Frame 1 (no input): blank canvas, image omitted
Frame 60 (the mouse pressed at the canvas centre just before this capture): blank canvas, image omitted
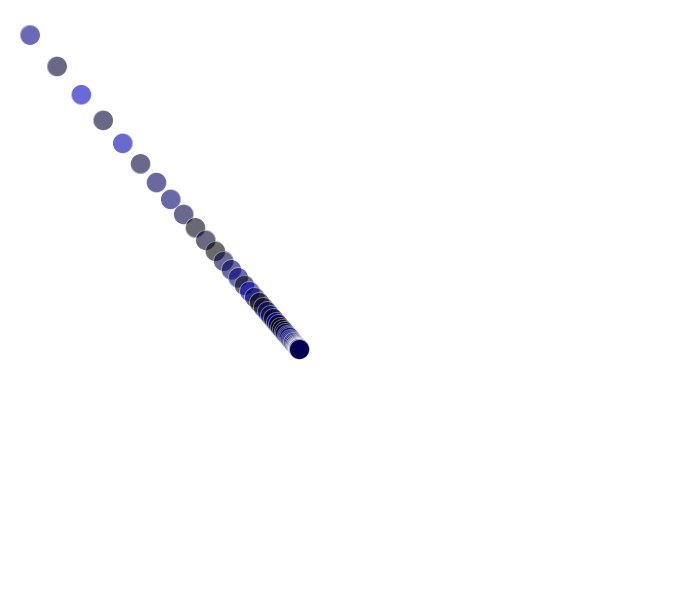
Frame 120 (the mouse held since frame 60 and released just before this capture)

The Processing sketch whose frames 1 and 60 were blank and that drew this single picture after the mouse press (run headless with seeded random() and noise(); from frame 60 on, the mouse is pressed at the canvas centre):

// Processing sketch: processing_147016
// ── processing_147016.pde

void setup() {

  size(700,600);
  background(255);
  smooth();
}

float mouseX2, mouseY2;
float vX, vY;

void draw(){
  if(mousePressed == true) {
  mouseX2= mouseX2+ (mouseX-mouseX2)/10;
  mouseY2= mouseY2+ (mouseY-mouseY2)/10;

 vX=mouseX2;
 vY=mouseY2;
  stroke(255,100);
  fill(0,0,random(200),150);
  ellipse(vY,vX,20,20);
}
}
